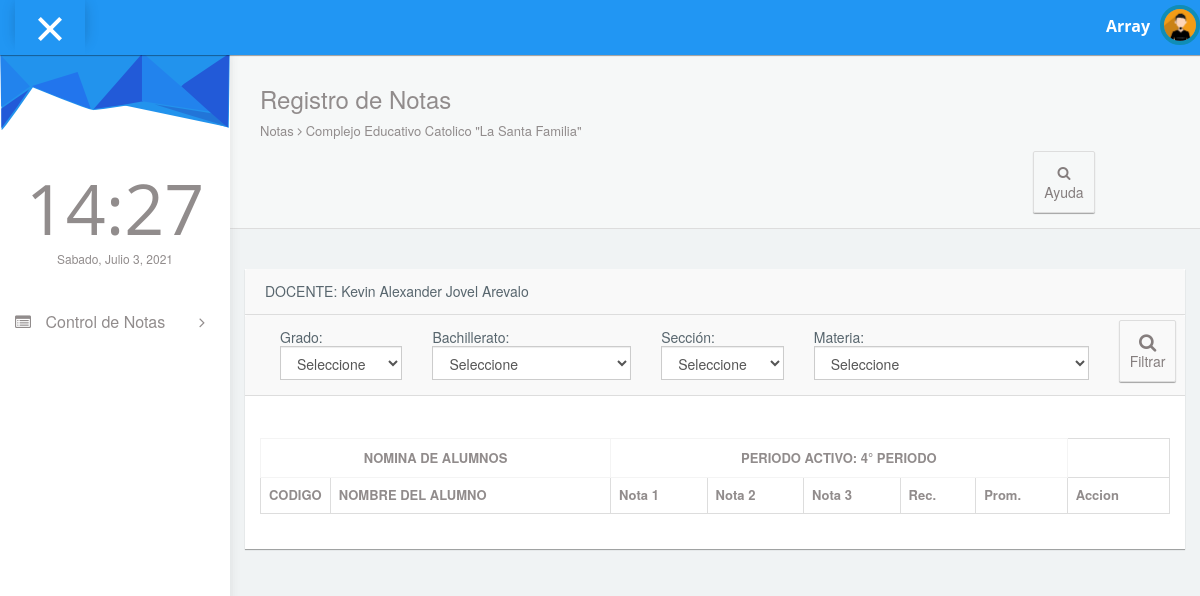
Screenshot of /pages/cnotas.php (signed in) with the database file from the repository.
### tables this page shows
CREATE TABLE `tusuarios` (
  `eid_usuario` int(11) NOT NULL AUTO_INCREMENT,
  `cusuario` varchar(10) NOT NULL,
  `cpass` varchar(50) NOT NULL,
  `etipo` int(11) NOT NULL,
  `efk_personal` int(11) NOT NULL,
  PRIMARY KEY (`eid_usuario`),
  KEY `fkpersonal` (`efk_personal`),
  CONSTRAINT `fkpersonal` FOREIGN KEY (`efk_personal`) REFERENCES `tpersonal` (`eid_personal`)
);

CREATE TABLE `tpersonal` (
  `eid_personal` int(11) NOT NULL AUTO_INCREMENT,
  `cdui` varchar(10) NOT NULL,
  `cnombre` varchar(50) NOT NULL,
  `capellido` varchar(50) NOT NULL,
  `ctelefono` varchar(10) NOT NULL,
  `ccorreo` varchar(200) NOT NULL,
  `cdireccion` varchar(200) NOT NULL,
  `ffechanacimiento` date NOT NULL,
  `iestado` int(11) NOT NULL,
  `isexo` int(11) NOT NULL,
  `efk_idcargo` int(11) NOT NULL,
  PRIMARY KEY (`eid_personal`),
  KEY `fkcargo` (`efk_idcargo`),
  CONSTRAINT `fkcargo` FOREIGN KEY (`efk_idcargo`) REFERENCES `tcargos` (`eid_cargo`)
);

CREATE TABLE `tperiodos` (
  `eid_periodo` int(11) NOT NULL AUTO_INCREMENT,
  `enum` int(11) NOT NULL,
  `estado` int(11) NOT NULL,
  PRIMARY KEY (`eid_periodo`)
);

### pages/cnotas.php (the view, shortened to what this page needs)
<?php
include "../config/conexion.php" ;
if($_SESSION["logueado"] == TRUE) {
  $tipo  =$_SESSION["tipo"];
  $id  = $_SESSION["id"];
        if($tipo == 0){
              $consulta1="SELECT
              tusuarios.eid_usuario,
              tusuarios.cusuario,
              tpersonal.eid_personal,
              tpersonal.cnombre,
              tpersonal.capellido
              FROM
              tusuarios
              INNER JOIN tpersonal ON tusuarios.efk_personal = tpersonal.eid_personal
              WHERE
              tusuarios.eid_usuario = $id ";
              $resultado = $conexion->query($consulta1);
              $aux=$resultado->fetch_row();
              $nombre2=$aux[3];
              $apellido2=$aux[4];
              $nombreCompleto="$nombre2 $apellido2";
        }
          $consulta5="SELECT
          tperiodos.eid_periodo,
          tperiodos.enum,
          tperiodos.estado
          FROM
          tperiodos
          WHERE tperiodos.estado = 1 ";
          $respuesta = $conexion->query($consulta5);
          $registro=$respuesta->fetch_row();
          $periodoActivo = $registro[1];
}else {
  header("Location:inicio.php");
}
?>
<!DOCTYPE html>
<html lang="en">
<head>
  <link rel="stylesheet" type="text/css" href="../asset/css/bootstrap.min.css">
  <link rel="stylesheet" type="text/css" href="../asset/css/plugins/font-awesome.min.css"/>
  <link rel="stylesheet" type="text/css" href="../asset/css/plugins/datatables.bootstrap.min.css"/>
  <link rel="stylesheet" type="text/css" href="../asset/css/plugins/animate.min.css"/>
  <link rel="stylesheet" type="text/css" href="../asset/css/plugins/select2.min.css"/>
  <link href="../asset/css/style.css" rel="stylesheet">
  <link rel="stylesheet" type="text/css" href="../asset/css/sweetalert2.css"/>
</head>
<body id="mimin" class="dashboard">
<?php include "header.php";?>
      <div class="container-fluid mimin-wrapper">
          <?php
          if($tipo==1){
            include "menu.php";
          }else{
            include "menuD.php";
          } ?>
            <div id="content">
               <div class="panel box-shadow-none content-header">
                  <div class="panel-body">
                    <div class="col-md-12">
                        <h3 class="animated fadeInLeft" class="col-md-2">Registro de Notas</h3>
                        <p class="animated fadeInDown">
                          Notas <span class="fa-angle-right fa"></span> Complejo Educativo Catolico "La Santa Familia"
                        </p>
                        <span class="col-md-10"></span>
                    <div class="col-md-2">
                    <a class="btn btn-outline btn-default" >
                    <span onclick="reporte2();" title="Ayuda"><i class="fa fa-search"></i><br>Ayuda</span>
                    </a>
                    </div>
                    </div>
                  </div>
              </div>
              <div class="col-md-12 top-20 padding-0">
                <div class="col-md-12">
                  <div class="panel">
                  <div class="panel-heading col-md-12" >
                        <?php
                            echo "<h5>";
                              if($_SESSION["tipo"] == 0){
                                  echo "DOCENTE: $nombreCompleto";
                              }else{
                                  echo "ADMINISTRADOR: $nombreCompleto";
                              }
                            echo "</h5>";
                        ?>
                  </div>
                    <div class="panel-heading col-md-12">
                           <h5 class="col-md-2">Grado: <br>
                                  <select id="grado" class="form-control">
                                    <option value="0" selected hidden>Seleccione</option>
                                  </select>
                            </h5>
                             <h5 class="col-md-3">Bachillerato: <br>
                                  <select id="bach" class="form-control">
                                  <option value="0" selected hidden>Seleccione</option>
                                  </select>
                                </h5>
                                <h5 class="col-md-2">Sección: <br>
                                    <select id="seccion" class="form-control">
                                    <option value="0" selected hidden>Seleccione</option>
                                    </select>
                                </h5>
                                <h5 class="col-md-4">Materia: <br>
                                    <select id="materia" class="form-control mat">
                                    <option value="0" selected hidden>Seleccione</option>
                                    </select>
                                </h5>
                               <div  class="col-md-1"id="botonFiltrar" >
                                <a class="btn btn-outline btn-default">
                                      <i class="fa fa-search fa-lg"></i><br>Filtrar
                                    </a>
                                </div>
                    </div>
                    <div class="panel-body">
                      <div class="responsive-table">
                      <table id="datatables-example" class="table table-striped table-bordered" width="100%" cellspacing="0">
                      <thead>
                        <tr>
                          <td colspan=2 style="text-align:center;"><strong>NOMINA DE ALUMNOS</strong></td>
                          <td colspan=5 style="text-align:center;">
                            <strong>PERIODO ACTIVO: <?php echo $periodoActivo; ?>° PERIODO </strong>
                          </td>
                        </tr>
                        <tr>
                            <th width='10'>CODIGO</th>
                            <th>NOMBRE DEL ALUMNO</th>
                            <th>Nota 1</th>
                            <th>Nota 2</th>
                            <th>Nota 3</th>
                            <th>Rec.</th>
                            <th>Prom.</th>
                            <th>Accion</th>
                        </tr>
                      </thead>
                    </table>
                  </div>
                  </div>
                </div>
              </div>
              </div>
            </div>
      </div>
</body>
</html>

### pages/header.php (shortened to what this page needs)
<nav class="navbar navbar-default header navbar-fixed-top">
  <div class="col-md-12 nav-wrapper">
    <div class="navbar-header" style="width:100%;">
      <div class="opener-left-menu is-open">
        <span class="bottom"></span>
      </div>
        <a href="index.html" class="navbar-brand">
        </a>
      <ul class="nav navbar-nav navbar-right user-nav">
        <li class="user-name"><span><?php echo $_SESSION["usuario"]; ?> </span></li>
          <li class="dropdown avatar-dropdown">
           <img src="../asset/img/avatar.jpg" class="img-circle avatar" alt="user name" data-toggle="dropdown" aria-haspopup="true" aria-expanded="true"/>
        </li>
      </ul>
    </div>
  </div>
</nav>

### pages/menuD.php (shortened to what this page needs)
<div id="left-menu">
              <div class="sub-left-menu scroll">
                <ul class="nav nav-list">
                    <li><div class="left-bg"></div></li>
                    <li class="time">
                      <h1 class="animated fadeInLeft">21:00</h1>
                      <p class="animated fadeInRight">Sat,October 1st 2029</p>
                    </li>
                     <li class="ripple">
                      <a class="tree-toggle nav-header">
                        <span class="fa fa-list-alt"></span> Control de Notas
                        <span class="fa-angle-right fa right-arrow text-right"></span>
                      </a>
                    </li>
                  </ul>
                </div>
            </div>

### rows the page displays
tusuarios: efk_personal.capellido "Kevin Alexander Jovel Arevalo"
tperiodos: enum "4"

### other values shown
$_SESSION["usuario"] "Array"
